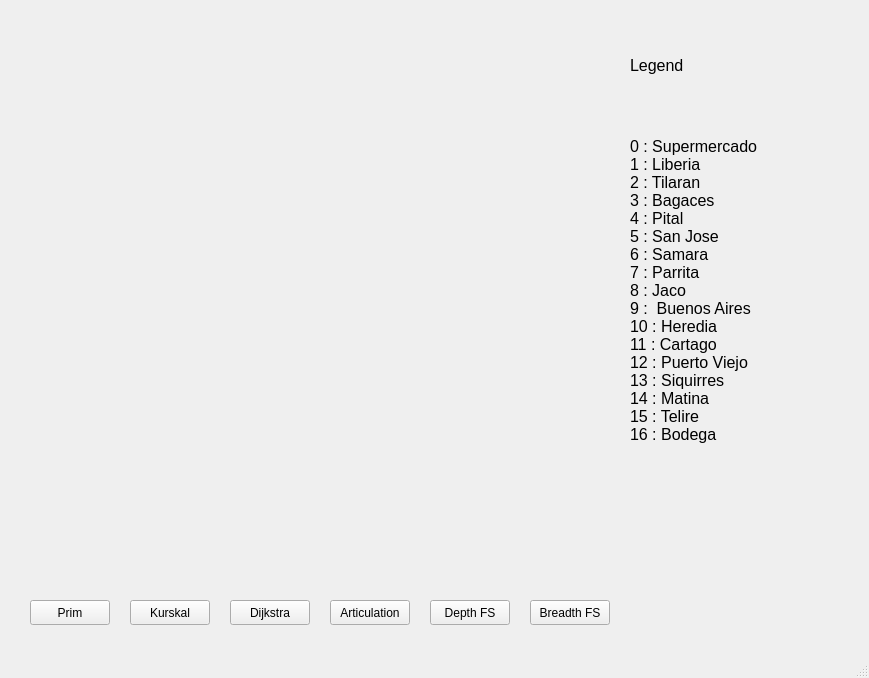
<?xml version="1.0" encoding="UTF-8"?>
<ui version="4.0">
 <class>mapGraph</class>
 <widget class="QMainWindow" name="mapGraph">
  <property name="geometry">
   <rect>
    <x>0</x>
    <y>0</y>
    <width>869</width>
    <height>678</height>
   </rect>
  </property>
  <property name="windowTitle">
   <string>MainWindow</string>
  </property>
  <widget class="QWidget" name="centralwidget">
   <widget class="QLabel" name="label">
    <property name="geometry">
     <rect>
      <x>10</x>
      <y>0</y>
      <width>611</width>
      <height>591</height>
     </rect>
    </property>
    <property name="text">
     <string>&lt;html&gt;&lt;head/&gt;&lt;body&gt;&lt;p&gt;&lt;img src=&quot;:/images/Graph.png&quot;/&gt;&lt;/p&gt;&lt;/body&gt;&lt;/html&gt;</string>
    </property>
   </widget>
   <widget class="QPushButton" name="DFSBtn">
    <property name="geometry">
     <rect>
      <x>430</x>
      <y>600</y>
      <width>80</width>
      <height>25</height>
     </rect>
    </property>
    <property name="text">
     <string>Depth FS</string>
    </property>
   </widget>
   <widget class="QPushButton" name="kurskalBtn">
    <property name="geometry">
     <rect>
      <x>130</x>
      <y>600</y>
      <width>80</width>
      <height>25</height>
     </rect>
    </property>
    <property name="text">
     <string>Kurskal</string>
    </property>
   </widget>
   <widget class="QPushButton" name="articulationBtn">
    <property name="geometry">
     <rect>
      <x>330</x>
      <y>600</y>
      <width>80</width>
      <height>25</height>
     </rect>
    </property>
    <property name="text">
     <string>Articulation</string>
    </property>
   </widget>
   <widget class="QLabel" name="label_3">
    <property name="geometry">
     <rect>
      <x>630</x>
      <y>80</y>
      <width>181</width>
      <height>421</height>
     </rect>
    </property>
    <property name="font">
     <font>
      <pointsize>12</pointsize>
     </font>
    </property>
    <property name="text">
     <string>0 : Supermercado
1 : Liberia
2 : Tilaran
3 : Bagaces
4 : Pital
5 : San Jose
6 : Samara
7 : Parrita
8 : Jaco
9 :  Buenos Aires
10 : Heredia
11 : Cartago
12 : Puerto Viejo
13 : Siquirres
14 : Matina
15 : Telire
16 : Bodega</string>
    </property>
   </widget>
   <widget class="QLabel" name="label_2">
    <property name="geometry">
     <rect>
      <x>630</x>
      <y>50</y>
      <width>81</width>
      <height>31</height>
     </rect>
    </property>
    <property name="font">
     <font>
      <pointsize>12</pointsize>
     </font>
    </property>
    <property name="text">
     <string>Legend</string>
    </property>
   </widget>
   <widget class="QPushButton" name="BFSBtn">
    <property name="geometry">
     <rect>
      <x>530</x>
      <y>600</y>
      <width>80</width>
      <height>25</height>
     </rect>
    </property>
    <property name="text">
     <string>Breadth FS</string>
    </property>
   </widget>
   <widget class="QPushButton" name="primBtn">
    <property name="geometry">
     <rect>
      <x>30</x>
      <y>600</y>
      <width>80</width>
      <height>25</height>
     </rect>
    </property>
    <property name="text">
     <string>Prim</string>
    </property>
   </widget>
   <widget class="QPushButton" name="dijkstraBtn">
    <property name="geometry">
     <rect>
      <x>230</x>
      <y>600</y>
      <width>80</width>
      <height>25</height>
     </rect>
    </property>
    <property name="text">
     <string>Dijkstra</string>
    </property>
   </widget>
  </widget>
  <widget class="QStatusBar" name="statusbar"/>
 </widget>
 <resources/>
 <connections/>
</ui>
